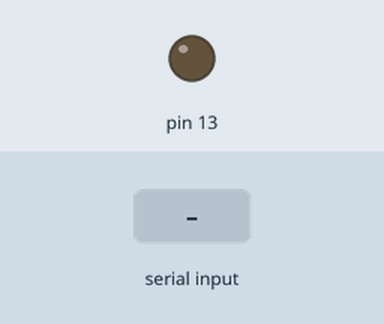
Recording of a sketch running on a simulated Arduino Uno, built with avr-gcc and run on an emulated ATmega328P. Parts: output pins drawn as LEDs (lit = HIGH). The test bench sets the inputs (shaded band).

Above: at 1.2 s.
1.3 s: "bat" received over Serial
At 3.0 s:
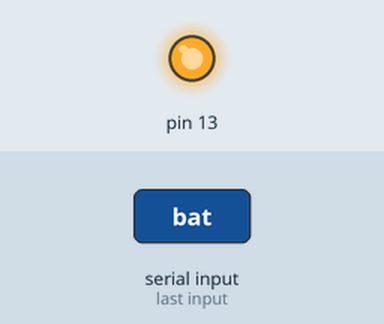
3.8 s: "1" received over Serial
At 6.0 s:
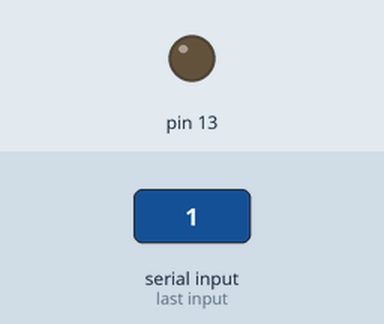
Timing chart, 0 to 7.5 s (numbered marks = the images above; inputs shaded):
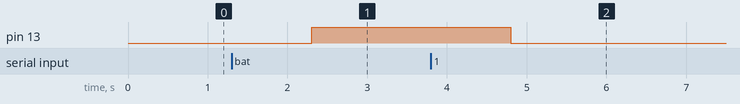

Measured:
- after the input at 1.3 s, pin 13: LOW → HIGH after 1.0 s
- after the input at 3.8 s, pin 13: HIGH → LOW after 1.0 s

The sketch:

indexOf.ino
```cpp
void setup() {

Serial.begin(9600);
pinMode(13,OUTPUT);
}

void loop() {
String sau;
if(Serial.available())
{
  sau=Serial.readString();
  if(sau.indexOf("bat")!=-1)  digitalWrite(13,1);
  else                         digitalWrite(13,0);
}
}
```
